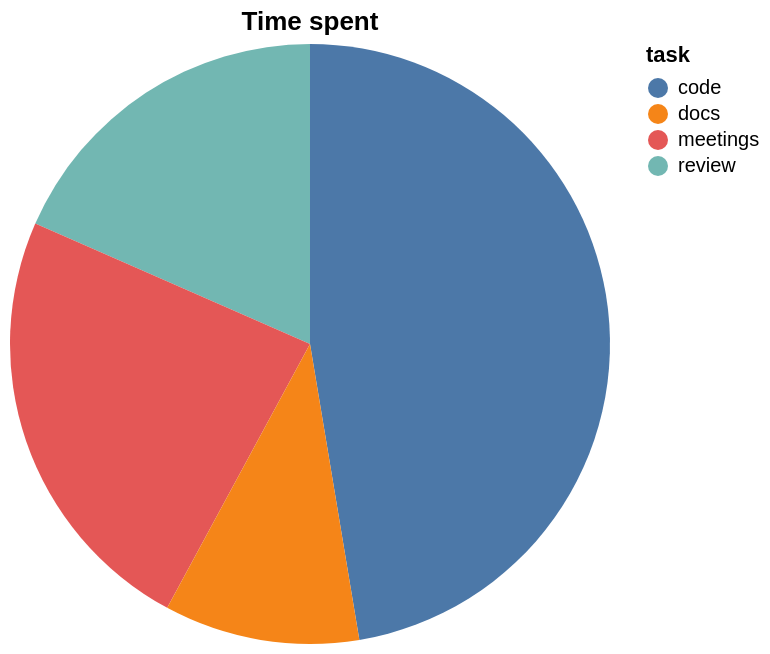

Express this chart as Vega-Lite.
### Vega-Lite specification from a JSON file in a GitHub repository (floating-point values rounded to 4 significant figures)
{"$schema": "https://vega.github.io/schema/vega-lite/v5.json", "title": "Time spent", "data": {"values": [{"task": "code", "hours": 18}, {"task": "review", "hours": 7}, {"task": "meetings", "hours": 9}, {"task": "docs", "hours": 4}]}, "mark": "arc", "encoding": {"theta": {"field": "hours", "type": "quantitative"}, "color": {"field": "task", "type": "nominal"}}}
